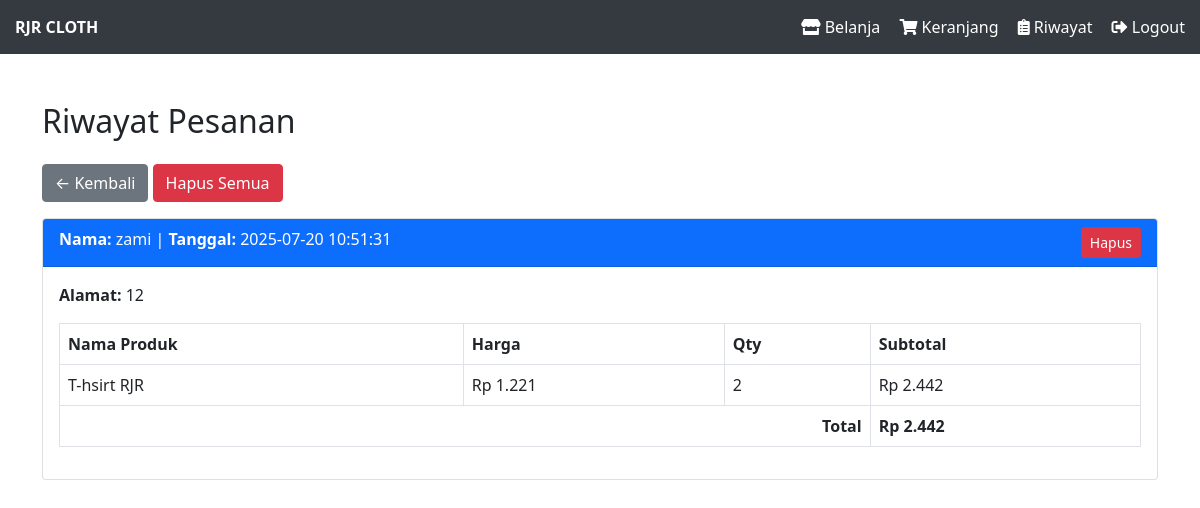
Page /riwayat.php (signed in) on the committed database.
### tables this page shows
CREATE TABLE `orders` (
  `id` int(11) NOT NULL,
  `user_id` int(11) NOT NULL,
  `buyer_name` varchar(100) NOT NULL,
  `buyer_address` text NOT NULL,
  `order_date` datetime NOT NULL
);

CREATE TABLE `order_items` (
  `id` int(11) NOT NULL,
  `order_id` int(11) NOT NULL,
  `product_id` int(11) NOT NULL,
  `price` int(11) NOT NULL,
  `quantity` int(11) NOT NULL
);

CREATE TABLE `products` (
  `id` int(11) NOT NULL,
  `name` varchar(100) NOT NULL,
  `price` int(11) NOT NULL,
  `description` text DEFAULT NULL,
  `image` varchar(255) DEFAULT NULL
);

### riwayat.php (the view, shortened to what this page needs)
<?php
include 'config.php';
$user_id = $_SESSION['user_id'];
$orders = $mysqli->query("SELECT * FROM orders WHERE user_id = '$user_id' ORDER BY order_date DESC");
?>
<!DOCTYPE html>
<html lang="en">
<head>
  <link href="https://cdn.jsdelivr.net/npm/bootstrap@5.0.0-beta3/dist/css/bootstrap.min.css" rel="stylesheet">
</head>
<body>
<?php include 'navbar_user.php'; ?>
<div class="container py-5">
  <h2 class="mb-4">Riwayat Pesanan</h2>
  <div class="mb-3">
    <a href="user_home.php" class="btn btn-secondary">← Kembali</a>
    <a href="riwayat.php?hapus_semua=1" class="btn btn-danger" onclick="return confirm('Yakin ingin menghapus semua riwayat pesanan?')">Hapus Semua</a>
  </div>
  <?php while ($order = $orders->fetch_assoc()): ?>
    <div class="card mb-4">
      <div class="card-header bg-primary text-white d-flex justify-content-between">
        <div>
          <strong>Nama:</strong> <?= htmlspecialchars($order['buyer_name']) ?> |
          <strong>Tanggal:</strong> <?= $order['order_date'] ?>
        </div>
        <a href="riwayat.php?hapus=<?= $order['id'] ?>" class="btn btn-sm btn-danger" onclick="return confirm('Yakin ingin menghapus data ini?')">Hapus</a>
      </div>
      <div class="card-body">
        <p><strong>Alamat:</strong> <?= nl2br(htmlspecialchars($order['buyer_address'])) ?></p>
        <table class="table table-bordered">
          <thead>
            <tr>
              <th>Nama Produk</th>
              <th>Harga</th>
              <th>Qty</th>
              <th>Subtotal</th>
            </tr>
          </thead>
          <tbody>
            <?php
            $order_id = $order['id'];
            $items = $mysqli->query("
              SELECT oi.*, p.name
              FROM order_items oi
              JOIN products p ON oi.product_id = p.id
              WHERE oi.order_id = $order_id
            ");
            $total = 0;
            while ($item = $items->fetch_assoc()):
              $subtotal = $item['price'] * $item['quantity'];
              $total += $subtotal;
            ?>
              <tr>
                <td><?= htmlspecialchars($item['name']) ?></td>
                <td>Rp <?= number_format($item['price'], 0, ',', '.') ?></td>
                <td><?= $item['quantity'] ?></td>
                <td>Rp <?= number_format($subtotal, 0, ',', '.') ?></td>
              </tr>
            <?php endwhile; ?>
            <tr class="fw-bold">
              <td colspan="3" class="text-end">Total</td>
              <td>Rp <?= number_format($total, 0, ',', '.') ?></td>
            </tr>
          </tbody>
        </table>
      </div>
    </div>
  <?php endwhile; ?>
</div>
</body>
</html>

### rows in the picture
orders: buyer_name "zami", order_date "2025-07-20 10:51:31", buyer_address "12", total "2.442"
order_items: product.name "T-hsirt RJR", price "1.221", quantity "2", subtotal "2.442"
